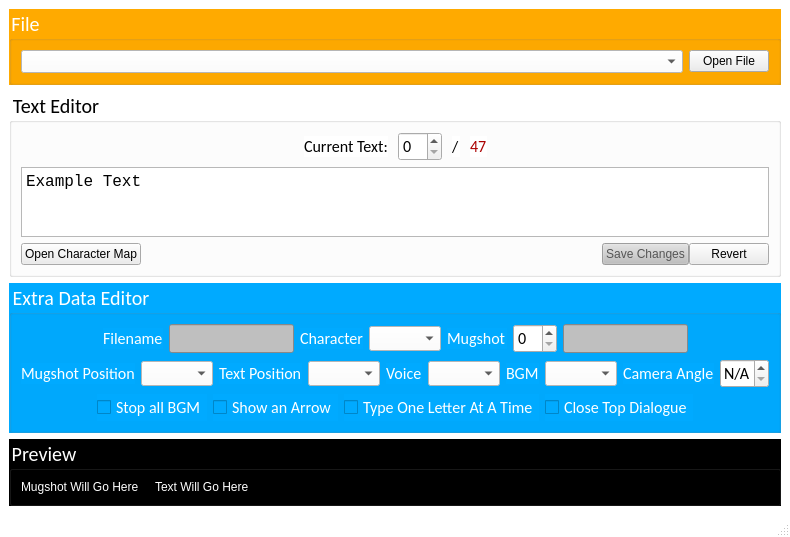
<?xml version="1.0" encoding="UTF-8"?>
<ui version="4.0">
 <author>RainfallPianist</author>
 <class>MainWindow</class>
 <widget class="QMainWindow" name="MainWindow">
  <property name="geometry">
   <rect>
    <x>0</x>
    <y>0</y>
    <width>660</width>
    <height>424</height>
   </rect>
  </property>
  <property name="sizePolicy">
   <sizepolicy hsizetype="Preferred" vsizetype="Preferred">
    <horstretch>0</horstretch>
    <verstretch>0</verstretch>
   </sizepolicy>
  </property>
  <property name="minimumSize">
   <size>
    <width>0</width>
    <height>0</height>
   </size>
  </property>
  <property name="maximumSize">
   <size>
    <width>2000</width>
    <height>2000</height>
   </size>
  </property>
  <property name="windowTitle">
   <string>Title Will Be Set In Code</string>
  </property>
  <property name="styleSheet">
   <string notr="true">QMainWindow {
	background: rgb(255, 255, 255);
}

QLabel, QCheckBox { 
	background: rgb(255, 255, 255);
	font: 12pt &quot;Calibri&quot;;
}

QGroupBox {
	background: rgb(255, 255, 255);
	font: 15pt &quot;Calibri&quot;;
}

QComboBox {
	background: white;
	color: black;
}

QPushButton:enabled {
	background: rgb(236, 236, 236);
	color: black;
}

QPushButton:disabled, QLineEdit:disabled, QComboBox:disabled{
	background: rgb(191, 191, 191);
	color: rgb(85, 85, 85);
}</string>
  </property>
  <widget class="QWidget" name="centralwidget">
   <property name="styleSheet">
    <string notr="true"/>
   </property>
   <layout class="QVBoxLayout" name="verticalLayout_4">
    <item>
     <widget class="QGroupBox" name="groupFile">
      <property name="maximumSize">
       <size>
        <width>16777215</width>
        <height>100</height>
       </size>
      </property>
      <property name="font">
       <font>
        <family>Calibri</family>
        <pointsize>15</pointsize>
        <weight>50</weight>
        <italic>false</italic>
        <bold>false</bold>
       </font>
      </property>
      <property name="styleSheet">
       <string notr="true">QGroupBox { 
	background: rgb(255, 170, 0);
	color: rgb(255, 255, 255)
}</string>
      </property>
      <property name="title">
       <string>File</string>
      </property>
      <layout class="QHBoxLayout" name="horizontalLayout">
       <item>
        <widget class="QComboBox" name="comboFiles">
         <property name="sizePolicy">
          <sizepolicy hsizetype="Preferred" vsizetype="Maximum">
           <horstretch>0</horstretch>
           <verstretch>0</verstretch>
          </sizepolicy>
         </property>
         <property name="font">
          <font>
           <pointsize>10</pointsize>
          </font>
         </property>
        </widget>
       </item>
       <item>
        <widget class="QPushButton" name="btnOpenCloseFile">
         <property name="sizePolicy">
          <sizepolicy hsizetype="Maximum" vsizetype="Maximum">
           <horstretch>0</horstretch>
           <verstretch>0</verstretch>
          </sizepolicy>
         </property>
         <property name="text">
          <string>Open File</string>
         </property>
        </widget>
       </item>
      </layout>
     </widget>
    </item>
    <item>
     <widget class="QGroupBox" name="groupText">
      <property name="sizePolicy">
       <sizepolicy hsizetype="Expanding" vsizetype="Expanding">
        <horstretch>0</horstretch>
        <verstretch>0</verstretch>
       </sizepolicy>
      </property>
      <property name="font">
       <font>
        <family>Calibri</family>
        <pointsize>15</pointsize>
        <weight>50</weight>
        <italic>false</italic>
        <bold>false</bold>
       </font>
      </property>
      <property name="styleSheet">
       <string notr="true"/>
      </property>
      <property name="title">
       <string>Text Editor</string>
      </property>
      <layout class="QVBoxLayout" name="verticalLayout">
       <item>
        <layout class="QHBoxLayout" name="horizontalLayout_2" stretch="0,0,0,0,0,0">
         <property name="spacing">
          <number>10</number>
         </property>
         <property name="sizeConstraint">
          <enum>QLayout::SetDefaultConstraint</enum>
         </property>
         <item>
          <spacer name="horizontalSpacer_2">
           <property name="orientation">
            <enum>Qt::Horizontal</enum>
           </property>
           <property name="sizeHint" stdset="0">
            <size>
             <width>40</width>
             <height>20</height>
            </size>
           </property>
          </spacer>
         </item>
         <item>
          <widget class="QLabel" name="label">
           <property name="sizePolicy">
            <sizepolicy hsizetype="Maximum" vsizetype="Maximum">
             <horstretch>0</horstretch>
             <verstretch>0</verstretch>
            </sizepolicy>
           </property>
           <property name="minimumSize">
            <size>
             <width>0</width>
             <height>0</height>
            </size>
           </property>
           <property name="maximumSize">
            <size>
             <width>16777215</width>
             <height>16777215</height>
            </size>
           </property>
           <property name="font">
            <font>
             <family>Calibri</family>
             <pointsize>12</pointsize>
             <weight>50</weight>
             <italic>false</italic>
             <bold>false</bold>
            </font>
           </property>
           <property name="mouseTracking">
            <bool>false</bool>
           </property>
           <property name="text">
            <string>Current Text:</string>
           </property>
          </widget>
         </item>
         <item>
          <widget class="QSpinBox" name="spinCurrentText">
           <property name="sizePolicy">
            <sizepolicy hsizetype="Maximum" vsizetype="Maximum">
             <horstretch>0</horstretch>
             <verstretch>0</verstretch>
            </sizepolicy>
           </property>
           <property name="minimumSize">
            <size>
             <width>0</width>
             <height>0</height>
            </size>
           </property>
           <property name="maximumSize">
            <size>
             <width>16777215</width>
             <height>16777215</height>
            </size>
           </property>
           <property name="font">
            <font>
             <family>Calibri</family>
             <pointsize>12</pointsize>
            </font>
           </property>
          </widget>
         </item>
         <item>
          <widget class="QLabel" name="label_2">
           <property name="sizePolicy">
            <sizepolicy hsizetype="Maximum" vsizetype="Maximum">
             <horstretch>0</horstretch>
             <verstretch>0</verstretch>
            </sizepolicy>
           </property>
           <property name="minimumSize">
            <size>
             <width>0</width>
             <height>0</height>
            </size>
           </property>
           <property name="maximumSize">
            <size>
             <width>16777215</width>
             <height>16777215</height>
            </size>
           </property>
           <property name="font">
            <font>
             <family>Calibri</family>
             <pointsize>12</pointsize>
             <weight>50</weight>
             <italic>false</italic>
             <bold>false</bold>
            </font>
           </property>
           <property name="frameShape">
            <enum>QFrame::NoFrame</enum>
           </property>
           <property name="text">
            <string>/</string>
           </property>
          </widget>
         </item>
         <item>
          <widget class="QLabel" name="lblTotalTexts">
           <property name="sizePolicy">
            <sizepolicy hsizetype="Maximum" vsizetype="Fixed">
             <horstretch>0</horstretch>
             <verstretch>0</verstretch>
            </sizepolicy>
           </property>
           <property name="minimumSize">
            <size>
             <width>0</width>
             <height>0</height>
            </size>
           </property>
           <property name="maximumSize">
            <size>
             <width>16777215</width>
             <height>16777215</height>
            </size>
           </property>
           <property name="font">
            <font>
             <family>Calibri</family>
             <pointsize>12</pointsize>
             <weight>50</weight>
             <italic>false</italic>
             <bold>false</bold>
            </font>
           </property>
           <property name="mouseTracking">
            <bool>true</bool>
           </property>
           <property name="frameShape">
            <enum>QFrame::NoFrame</enum>
           </property>
           <property name="lineWidth">
            <number>1</number>
           </property>
           <property name="text">
            <string>&lt;html&gt;&lt;head/&gt;&lt;body&gt;&lt;p&gt;&lt;span style=&quot; color:#aa0000;&quot;&gt;47&lt;/span&gt;&lt;/p&gt;&lt;/body&gt;&lt;/html&gt;</string>
           </property>
           <property name="textFormat">
            <enum>Qt::RichText</enum>
           </property>
           <property name="scaledContents">
            <bool>false</bool>
           </property>
          </widget>
         </item>
         <item>
          <spacer name="horizontalSpacer">
           <property name="orientation">
            <enum>Qt::Horizontal</enum>
           </property>
           <property name="sizeType">
            <enum>QSizePolicy::Expanding</enum>
           </property>
           <property name="sizeHint" stdset="0">
            <size>
             <width>40</width>
             <height>0</height>
            </size>
           </property>
          </spacer>
         </item>
        </layout>
       </item>
       <item>
        <widget class="QTextEdit" name="textEditor">
         <property name="sizePolicy">
          <sizepolicy hsizetype="Expanding" vsizetype="Expanding">
           <horstretch>0</horstretch>
           <verstretch>0</verstretch>
          </sizepolicy>
         </property>
         <property name="maximumSize">
          <size>
           <width>9999999</width>
           <height>100</height>
          </size>
         </property>
         <property name="font">
          <font>
           <family>Consolas</family>
           <pointsize>12</pointsize>
          </font>
         </property>
         <property name="documentTitle">
          <string>Title</string>
         </property>
         <property name="html">
          <string>&lt;!DOCTYPE HTML PUBLIC &quot;-//W3C//DTD HTML 4.0//EN&quot; &quot;http://www.w3.org/TR/REC-html40/strict.dtd&quot;&gt;
&lt;html&gt;&lt;head&gt;&lt;meta name=&quot;qrichtext&quot; content=&quot;1&quot; /&gt;&lt;title&gt;Title&lt;/title&gt;&lt;style type=&quot;text/css&quot;&gt;
p, li { white-space: pre-wrap; }
&lt;/style&gt;&lt;/head&gt;&lt;body style=&quot; font-family:'Consolas'; font-size:12pt; font-weight:400; font-style:normal;&quot;&gt;
&lt;p style=&quot; margin-top:0px; margin-bottom:0px; margin-left:0px; margin-right:0px; -qt-block-indent:0; text-indent:0px;&quot;&gt;Example Text&lt;/p&gt;&lt;/body&gt;&lt;/html&gt;</string>
         </property>
        </widget>
       </item>
       <item>
        <layout class="QHBoxLayout" name="horizontalLayout_7">
         <property name="spacing">
          <number>0</number>
         </property>
         <item>
          <widget class="QPushButton" name="btnOpenCharMap">
           <property name="text">
            <string>Open Character Map</string>
           </property>
          </widget>
         </item>
         <item>
          <spacer name="horizontalSpacer_3">
           <property name="orientation">
            <enum>Qt::Horizontal</enum>
           </property>
           <property name="sizeType">
            <enum>QSizePolicy::Expanding</enum>
           </property>
           <property name="sizeHint" stdset="0">
            <size>
             <width>20</width>
             <height>20</height>
            </size>
           </property>
          </spacer>
         </item>
         <item>
          <widget class="QPushButton" name="btnSave">
           <property name="enabled">
            <bool>false</bool>
           </property>
           <property name="text">
            <string>Save Changes</string>
           </property>
          </widget>
         </item>
         <item>
          <widget class="QPushButton" name="btnRevert">
           <property name="text">
            <string>Revert</string>
           </property>
          </widget>
         </item>
        </layout>
       </item>
      </layout>
     </widget>
    </item>
    <item>
     <widget class="QGroupBox" name="groupExtraData">
      <property name="sizePolicy">
       <sizepolicy hsizetype="Expanding" vsizetype="Maximum">
        <horstretch>0</horstretch>
        <verstretch>0</verstretch>
       </sizepolicy>
      </property>
      <property name="maximumSize">
       <size>
        <width>16777215</width>
        <height>16777215</height>
       </size>
      </property>
      <property name="font">
       <font>
        <family>Calibri</family>
        <pointsize>15</pointsize>
        <weight>50</weight>
        <italic>false</italic>
        <bold>false</bold>
       </font>
      </property>
      <property name="autoFillBackground">
       <bool>false</bool>
      </property>
      <property name="styleSheet">
       <string notr="true">QGroupBox, QLabel, QCheckBox { 
	background-color: rgb(0, 170, 255);
	color: white;
	font: 12pt &quot;Calibri&quot;;
}

QLineEdit, QSpinBox {
	font: 12pt &quot;Calibri&quot;;
}

QGroupBox {
	font: 15pt &quot;Calibri&quot;;
}</string>
      </property>
      <property name="title">
       <string>Extra Data Editor</string>
      </property>
      <property name="flat">
       <bool>false</bool>
      </property>
      <property name="checkable">
       <bool>false</bool>
      </property>
      <layout class="QVBoxLayout" name="verticalLayout_2">
       <item>
        <layout class="QHBoxLayout" name="horizontalLayout_4">
         <item>
          <spacer name="horizontalSpacer_4">
           <property name="orientation">
            <enum>Qt::Horizontal</enum>
           </property>
           <property name="sizeHint" stdset="0">
            <size>
             <width>40</width>
             <height>20</height>
            </size>
           </property>
          </spacer>
         </item>
         <item>
          <widget class="QLabel" name="label_5">
           <property name="sizePolicy">
            <sizepolicy hsizetype="Maximum" vsizetype="Fixed">
             <horstretch>0</horstretch>
             <verstretch>0</verstretch>
            </sizepolicy>
           </property>
           <property name="font">
            <font>
             <family>Calibri</family>
             <pointsize>12</pointsize>
             <italic>false</italic>
            </font>
           </property>
           <property name="text">
            <string>Filename</string>
           </property>
           <property name="alignment">
            <set>Qt::AlignLeading|Qt::AlignLeft|Qt::AlignVCenter</set>
           </property>
          </widget>
         </item>
         <item>
          <widget class="QLineEdit" name="textFilename">
           <property name="enabled">
            <bool>false</bool>
           </property>
           <property name="sizePolicy">
            <sizepolicy hsizetype="Maximum" vsizetype="Maximum">
             <horstretch>0</horstretch>
             <verstretch>0</verstretch>
            </sizepolicy>
           </property>
           <property name="font">
            <font>
             <family>Calibri</family>
             <pointsize>12</pointsize>
             <weight>50</weight>
             <italic>false</italic>
             <bold>false</bold>
            </font>
           </property>
           <property name="readOnly">
            <bool>true</bool>
           </property>
           <property name="clearButtonEnabled">
            <bool>false</bool>
           </property>
          </widget>
         </item>
         <item>
          <widget class="QLabel" name="label_10">
           <property name="sizePolicy">
            <sizepolicy hsizetype="Maximum" vsizetype="Fixed">
             <horstretch>0</horstretch>
             <verstretch>0</verstretch>
            </sizepolicy>
           </property>
           <property name="font">
            <font>
             <family>Calibri</family>
             <pointsize>12</pointsize>
             <italic>false</italic>
            </font>
           </property>
           <property name="text">
            <string>Character</string>
           </property>
          </widget>
         </item>
         <item>
          <widget class="QComboBox" name="comboCharacter">
           <property name="sizePolicy">
            <sizepolicy hsizetype="Preferred" vsizetype="Fixed">
             <horstretch>0</horstretch>
             <verstretch>0</verstretch>
            </sizepolicy>
           </property>
           <property name="font">
            <font>
             <family>Calibri</family>
             <pointsize>10</pointsize>
            </font>
           </property>
          </widget>
         </item>
         <item>
          <widget class="QLabel" name="label_11">
           <property name="sizePolicy">
            <sizepolicy hsizetype="Maximum" vsizetype="Fixed">
             <horstretch>0</horstretch>
             <verstretch>0</verstretch>
            </sizepolicy>
           </property>
           <property name="font">
            <font>
             <family>Calibri</family>
             <pointsize>12</pointsize>
             <italic>false</italic>
            </font>
           </property>
           <property name="text">
            <string>Mugshot</string>
           </property>
          </widget>
         </item>
         <item>
          <layout class="QHBoxLayout" name="horizontalLayout_3">
           <item>
            <widget class="QSpinBox" name="spinMugshot">
             <property name="sizePolicy">
              <sizepolicy hsizetype="Maximum" vsizetype="Fixed">
               <horstretch>0</horstretch>
               <verstretch>0</verstretch>
              </sizepolicy>
             </property>
             <property name="minimumSize">
              <size>
               <width>0</width>
               <height>0</height>
              </size>
             </property>
             <property name="font">
              <font>
               <family>Calibri</family>
               <pointsize>12</pointsize>
               <weight>50</weight>
               <italic>false</italic>
               <bold>false</bold>
              </font>
             </property>
            </widget>
           </item>
           <item>
            <widget class="QLineEdit" name="textMugshotDesc">
             <property name="enabled">
              <bool>false</bool>
             </property>
             <property name="sizePolicy">
              <sizepolicy hsizetype="Expanding" vsizetype="Fixed">
               <horstretch>0</horstretch>
               <verstretch>0</verstretch>
              </sizepolicy>
             </property>
             <property name="font">
              <font>
               <family>Calibri</family>
               <pointsize>12</pointsize>
               <weight>50</weight>
               <italic>false</italic>
               <bold>false</bold>
              </font>
             </property>
            </widget>
           </item>
          </layout>
         </item>
         <item>
          <spacer name="horizontalSpacer_6">
           <property name="orientation">
            <enum>Qt::Horizontal</enum>
           </property>
           <property name="sizeHint" stdset="0">
            <size>
             <width>40</width>
             <height>20</height>
            </size>
           </property>
          </spacer>
         </item>
        </layout>
       </item>
       <item>
        <layout class="QHBoxLayout" name="horizontalLayout_5">
         <item>
          <spacer name="horizontalSpacer_5">
           <property name="orientation">
            <enum>Qt::Horizontal</enum>
           </property>
           <property name="sizeHint" stdset="0">
            <size>
             <width>40</width>
             <height>20</height>
            </size>
           </property>
          </spacer>
         </item>
         <item>
          <widget class="QLabel" name="label_12">
           <property name="sizePolicy">
            <sizepolicy hsizetype="Maximum" vsizetype="Fixed">
             <horstretch>0</horstretch>
             <verstretch>0</verstretch>
            </sizepolicy>
           </property>
           <property name="font">
            <font>
             <family>Calibri</family>
             <pointsize>12</pointsize>
             <italic>false</italic>
            </font>
           </property>
           <property name="text">
            <string>Mugshot Position</string>
           </property>
          </widget>
         </item>
         <item>
          <widget class="QComboBox" name="comboMugshotPos">
           <property name="sizePolicy">
            <sizepolicy hsizetype="Maximum" vsizetype="Fixed">
             <horstretch>0</horstretch>
             <verstretch>0</verstretch>
            </sizepolicy>
           </property>
           <property name="font">
            <font>
             <family>Calibri</family>
             <pointsize>10</pointsize>
            </font>
           </property>
          </widget>
         </item>
         <item>
          <widget class="QLabel" name="label_13">
           <property name="sizePolicy">
            <sizepolicy hsizetype="Maximum" vsizetype="Fixed">
             <horstretch>0</horstretch>
             <verstretch>0</verstretch>
            </sizepolicy>
           </property>
           <property name="font">
            <font>
             <family>Calibri</family>
             <pointsize>12</pointsize>
             <italic>false</italic>
            </font>
           </property>
           <property name="text">
            <string>Text Position</string>
           </property>
          </widget>
         </item>
         <item>
          <widget class="QComboBox" name="comboTextPos">
           <property name="sizePolicy">
            <sizepolicy hsizetype="Maximum" vsizetype="Fixed">
             <horstretch>0</horstretch>
             <verstretch>0</verstretch>
            </sizepolicy>
           </property>
           <property name="font">
            <font>
             <family>Calibri</family>
             <pointsize>10</pointsize>
            </font>
           </property>
          </widget>
         </item>
         <item>
          <widget class="QLabel" name="label_6">
           <property name="sizePolicy">
            <sizepolicy hsizetype="Maximum" vsizetype="Fixed">
             <horstretch>0</horstretch>
             <verstretch>0</verstretch>
            </sizepolicy>
           </property>
           <property name="font">
            <font>
             <family>Calibri</family>
             <pointsize>12</pointsize>
             <italic>false</italic>
            </font>
           </property>
           <property name="text">
            <string>Voice</string>
           </property>
          </widget>
         </item>
         <item>
          <widget class="QComboBox" name="comboVoice">
           <property name="sizePolicy">
            <sizepolicy hsizetype="Maximum" vsizetype="Fixed">
             <horstretch>0</horstretch>
             <verstretch>0</verstretch>
            </sizepolicy>
           </property>
           <property name="font">
            <font>
             <family>Calibri</family>
             <pointsize>10</pointsize>
            </font>
           </property>
          </widget>
         </item>
         <item>
          <widget class="QLabel" name="label_7">
           <property name="sizePolicy">
            <sizepolicy hsizetype="Maximum" vsizetype="Fixed">
             <horstretch>0</horstretch>
             <verstretch>0</verstretch>
            </sizepolicy>
           </property>
           <property name="font">
            <font>
             <family>Calibri</family>
             <pointsize>12</pointsize>
             <italic>false</italic>
            </font>
           </property>
           <property name="text">
            <string>BGM</string>
           </property>
          </widget>
         </item>
         <item>
          <widget class="QComboBox" name="comboBGM">
           <property name="sizePolicy">
            <sizepolicy hsizetype="Maximum" vsizetype="Fixed">
             <horstretch>0</horstretch>
             <verstretch>0</verstretch>
            </sizepolicy>
           </property>
           <property name="font">
            <font>
             <family>Calibri</family>
             <pointsize>10</pointsize>
            </font>
           </property>
          </widget>
         </item>
         <item>
          <widget class="QLabel" name="label_9">
           <property name="sizePolicy">
            <sizepolicy hsizetype="Maximum" vsizetype="Fixed">
             <horstretch>0</horstretch>
             <verstretch>0</verstretch>
            </sizepolicy>
           </property>
           <property name="font">
            <font>
             <family>Calibri</family>
             <pointsize>12</pointsize>
             <italic>false</italic>
            </font>
           </property>
           <property name="text">
            <string>Camera Angle</string>
           </property>
          </widget>
         </item>
         <item>
          <widget class="QSpinBox" name="spinCameraAngle">
           <property name="enabled">
            <bool>true</bool>
           </property>
           <property name="sizePolicy">
            <sizepolicy hsizetype="Maximum" vsizetype="Fixed">
             <horstretch>0</horstretch>
             <verstretch>0</verstretch>
            </sizepolicy>
           </property>
           <property name="minimumSize">
            <size>
             <width>0</width>
             <height>0</height>
            </size>
           </property>
           <property name="baseSize">
            <size>
             <width>0</width>
             <height>0</height>
            </size>
           </property>
           <property name="font">
            <font>
             <family>Calibri</family>
             <pointsize>12</pointsize>
             <weight>50</weight>
             <italic>false</italic>
             <bold>false</bold>
            </font>
           </property>
           <property name="specialValueText">
            <string>N/A</string>
           </property>
          </widget>
         </item>
         <item>
          <spacer name="horizontalSpacer_9">
           <property name="orientation">
            <enum>Qt::Horizontal</enum>
           </property>
           <property name="sizeHint" stdset="0">
            <size>
             <width>40</width>
             <height>20</height>
            </size>
           </property>
          </spacer>
         </item>
        </layout>
       </item>
       <item>
        <layout class="QHBoxLayout" name="horizontalLayout_6">
         <item>
          <spacer name="horizontalSpacer_7">
           <property name="orientation">
            <enum>Qt::Horizontal</enum>
           </property>
           <property name="sizeHint" stdset="0">
            <size>
             <width>40</width>
             <height>20</height>
            </size>
           </property>
          </spacer>
         </item>
         <item>
          <widget class="QCheckBox" name="checkStopBGM">
           <property name="sizePolicy">
            <sizepolicy hsizetype="Maximum" vsizetype="Fixed">
             <horstretch>0</horstretch>
             <verstretch>0</verstretch>
            </sizepolicy>
           </property>
           <property name="font">
            <font>
             <family>Calibri</family>
             <pointsize>12</pointsize>
             <italic>false</italic>
            </font>
           </property>
           <property name="text">
            <string>Stop all BGM</string>
           </property>
          </widget>
         </item>
         <item>
          <widget class="QCheckBox" name="checkArrow">
           <property name="sizePolicy">
            <sizepolicy hsizetype="Maximum" vsizetype="Fixed">
             <horstretch>0</horstretch>
             <verstretch>0</verstretch>
            </sizepolicy>
           </property>
           <property name="font">
            <font>
             <family>Calibri</family>
             <pointsize>12</pointsize>
             <italic>false</italic>
            </font>
           </property>
           <property name="text">
            <string>Show an Arrow</string>
           </property>
          </widget>
         </item>
         <item>
          <widget class="QCheckBox" name="checkTyping">
           <property name="sizePolicy">
            <sizepolicy hsizetype="Maximum" vsizetype="Fixed">
             <horstretch>0</horstretch>
             <verstretch>0</verstretch>
            </sizepolicy>
           </property>
           <property name="font">
            <font>
             <family>Calibri</family>
             <pointsize>12</pointsize>
             <italic>false</italic>
            </font>
           </property>
           <property name="text">
            <string>Type One Letter At A Time</string>
           </property>
          </widget>
         </item>
         <item>
          <widget class="QCheckBox" name="checkCloseTop">
           <property name="sizePolicy">
            <sizepolicy hsizetype="Maximum" vsizetype="Fixed">
             <horstretch>0</horstretch>
             <verstretch>0</verstretch>
            </sizepolicy>
           </property>
           <property name="font">
            <font>
             <family>Calibri</family>
             <pointsize>12</pointsize>
             <italic>false</italic>
            </font>
           </property>
           <property name="text">
            <string>Close Top Dialogue</string>
           </property>
          </widget>
         </item>
         <item>
          <spacer name="horizontalSpacer_8">
           <property name="orientation">
            <enum>Qt::Horizontal</enum>
           </property>
           <property name="sizeHint" stdset="0">
            <size>
             <width>40</width>
             <height>20</height>
            </size>
           </property>
          </spacer>
         </item>
        </layout>
       </item>
      </layout>
     </widget>
    </item>
    <item>
     <widget class="QGroupBox" name="groupPreview">
      <property name="sizePolicy">
       <sizepolicy hsizetype="Expanding" vsizetype="Expanding">
        <horstretch>0</horstretch>
        <verstretch>0</verstretch>
       </sizepolicy>
      </property>
      <property name="font">
       <font>
        <family>Calibri</family>
        <pointsize>15</pointsize>
        <weight>50</weight>
        <italic>false</italic>
        <bold>false</bold>
       </font>
      </property>
      <property name="styleSheet">
       <string notr="true">background: black;
color: white;</string>
      </property>
      <property name="title">
       <string>Preview</string>
      </property>
      <layout class="QHBoxLayout" name="horizontalLayout_8">
       <item>
        <widget class="QLabel" name="graphicsMugshot">
         <property name="minimumSize">
          <size>
           <width>0</width>
           <height>0</height>
          </size>
         </property>
         <property name="maximumSize">
          <size>
           <width>128</width>
           <height>128</height>
          </size>
         </property>
         <property name="text">
          <string>Mugshot Will Go Here</string>
         </property>
        </widget>
       </item>
       <item>
        <widget class="QLabel" name="graphicsPreview">
         <property name="minimumSize">
          <size>
           <width>0</width>
           <height>0</height>
          </size>
         </property>
         <property name="maximumSize">
          <size>
           <width>1000</width>
           <height>1000</height>
          </size>
         </property>
         <property name="text">
          <string>Text Will Go Here</string>
         </property>
        </widget>
       </item>
      </layout>
     </widget>
    </item>
   </layout>
  </widget>
  <widget class="QStatusBar" name="statusbar"/>
 </widget>
 <resources/>
 <connections/>
</ui>
